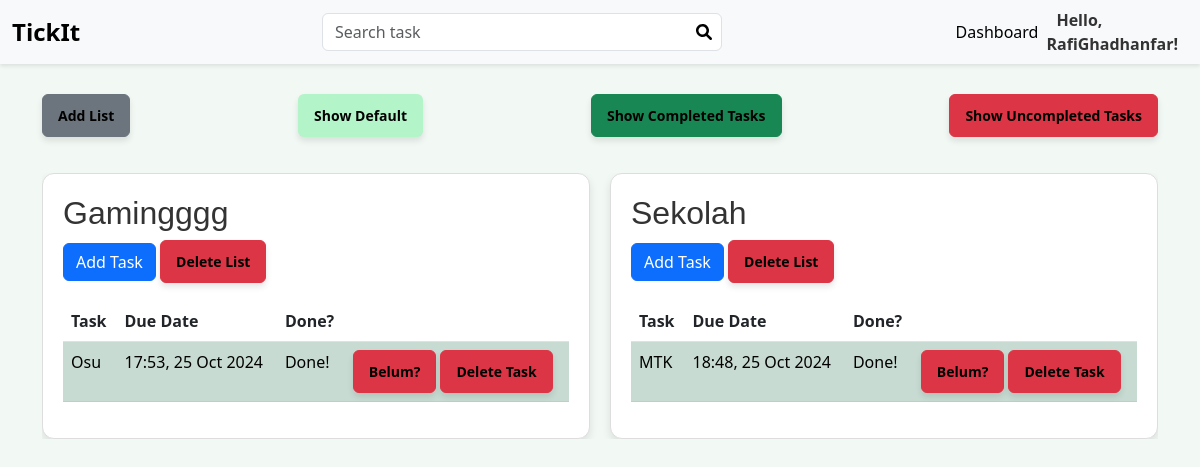
The app's page /public/dashboard.php?filter=completed (signed in) with its own data.
### tables this page shows
CREATE TABLE `items` (
  `item_id` int(10) UNSIGNED NOT NULL,
  `list_id` int(10) UNSIGNED NOT NULL,
  `description` varchar(100) NOT NULL,
  `due_date` timestamp NOT NULL DEFAULT current_timestamp() ON UPDATE current_timestamp(),
  `status` tinyint(1) DEFAULT 0,
  `created_at` timestamp NOT NULL DEFAULT current_timestamp()
);

### public/dashboard.php (the view, shortened to what this page needs)
<?php
require_once("../include/connection.php");
$user_id = $_SESSION['to-do-list-user_id'];
$pdo->exec("SET time_zone = '+07:00';");
if (isset($_GET['filter'])) {
    if ($_GET['filter'] == 'completed') {
        $filter = 1;
    } else if ($_GET['filter'] == 'uncompleted') {
        $filter = 0;
    }
    $stmt = $pdo->prepare("
                SELECT lists.list_id AS list_id, lists.title as list_title, items.item_id AS item_id, items.description, items.due_date, items.status
                FROM lists
                LEFT JOIN items ON lists.list_id = items.list_id
                WHERE lists.user_id = :user_id
                AND items.status = :status
                ORDER BY lists.list_id, items.due_date;
                ");
    $stmt->bindParam(':user_id', $user_id, PDO::PARAM_INT);
    $stmt->bindParam(':status', $filter, PDO::PARAM_INT);
    $stmt->execute();
}
$lists = [];
while ($row = $stmt->fetch(PDO::FETCH_ASSOC)) {
    $list_id = $row['list_id'];
    if (!isset($lists[$list_id])) {
        $lists[$list_id] = [
            'title' => $row['list_title'],
            'items' => []
        ];
    }
    if ($row['item_id']) {
        $lists[$list_id]['items'][] = [
            'item_id' => $row['item_id'],
            'description' => $row['description'],
            'due_date' => $row['due_date'],
            'status' => $row['status']
        ];
    }
}
?>
<!DOCTYPE html>
<html lang="en">
<head>
    <link href="https://cdn.jsdelivr.net/npm/bootstrap@5.3.0-alpha1/dist/css/bootstrap.min.css" rel="stylesheet">
    <link rel="stylesheet" href="https://cdn.jsdelivr.net/npm/sweetalert2@11/dist/sweetalert2.min.css">
    <link rel="stylesheet" href="https://cdnjs.cloudflare.com/ajax/libs/font-awesome/6.0.0-beta3/css/all.min.css">
</head>
<body>
    <nav class="navbar navbar-expand-lg">
        <div class="container-fluid">
            <a class="navbar-brand" href="#">TickIt</a>
            <div class="collapse navbar-collapse" id="navbarNav">
                <form method="GET" class="form-inline mx-auto">
                    <div class="search-bar">
                        <input type="text" id="search" name="search" class="form-control" placeholder="Search task">
                        <button type="submit" class="btn-search">
                            <i class="fas fa-search"></i>
                        </button>
                    </div>
                </form>
                <ul class="navbar-nav ms-auto">
                    <li class="nav-item">
                        <a class="nav-link active" href="dashboard.php">Dashboard</a>
                    </li>
                    <li class="nav-item">
                        <span class="navbar-text" id="profileButton">
                            Hello, <?= htmlspecialchars($_SESSION['to-do-list-username']); ?>!
                        </span>
                    </li>
                </ul>
            </div>
        </div>
    </nav>
    <div class="container">
        <div class="d-flex justify-content-between flex-wrap">
            <a href="../include/add_list.php" class="btn btn-secondary mb-3">Add List</a>
            <a href="dashboard.php" class="btn btn-cool mb-3">Show Default</a>
            <a href="dashboard.php?filter=completed" class="btn btn-success mb-3">Show Completed Tasks</a>
            <a href="dashboard.php?filter=uncompleted" class="btn btn-danger mb-3">Show Uncompleted Tasks</a>
        </div>
        <div class="display-wrapper table-responsive">
            <?php if (empty($lists)): ?>
                <p class="text-center">No tasks yet.</p>
            <?php else: ?>
                <?php foreach ($lists as $list_id => $list): ?>
                    <div class="table-wrapper">
                    <h2 data-title="<?= htmlspecialchars($list['title']); ?>" data-list-id="<?= htmlspecialchars($list_id); ?>">
                            <?= htmlspecialchars($list['title']); ?>
                        </h2>
                        <a href="../include/add_task.php?list_id=<?= $list_id ?>" class="btn btn-primary mb-2">Add Task</a>
                        <a href="#" class="btn btn-danger mb-2 delete-list">Delete List</a>
                        <table class="table table-striped">
                            <?php if (empty($list['items'])): ?>
                                <p>No tasks in this list.</p>
                            <?php else: ?>
                                <thead>
                                    <tr>
                                        <th>Task</th>
                                        <th>Due Date</th>
                                        <th>Done?</th>
                                        <th></th>
                                    </tr>
                                </thead>
                                <tbody>
                                    <?php foreach ($list['items'] as $item): ?>
                                        <tr class="<?php
                                            $current_time = new DateTime();
                                            $due_date = new DateTime($item['due_date']);
                                            if ($item['status'] == 0 && ($current_time > $due_date)) {
                                                echo 'table-danger';
                                            } else if ($item['status'] == 1) {
                                                echo 'table-success';
                                            }
                                        ?>"data-list-id="<?= htmlspecialchars($list_id); ?>"
                                            data-item-id="<?= htmlspecialchars($item['item_id']); ?>"
                                            data-item-description="<?= htmlspecialchars($item['description']); ?>"
                                            data-due-date="<?= $due_date->format('Y-m-d H:i:s') ?>"
                                            data-status="<?= $item['status'] ?>">
                                            <td><?= htmlspecialchars($item['description']); ?></td>
                                            <td><?= $due_date->format('H:i, d M Y'); ?></td>
                                            <td><?= $item['status'] == 0 ? 'Not yet' : 'Done!' ?></td>
                                            <td>
                                                <?php if ($item['status'] == 0): ?>
                                                    <a href="../include/done_task.php?item_id=<?= htmlspecialchars($item['item_id']) ?>&list_id=<?= htmlspecialchars($list_id) ?>" class="btn btn-success">Done?</a>
                                                <?php else: ?>
                                                    <a href="../include/undone_task.php?item_id=<?= htmlspecialchars($item['item_id']) ?>&list_id=<?= htmlspecialchars($list_id) ?>" class="btn btn-danger">Belum?</a>
                                                <?php endif; ?>
                                                <a href="#" class="btn btn-danger delete-task">Delete Task</a>
                                            </td>
                                        </tr>
                                    <?php endforeach; ?>
                                </tbody>
                            <?php endif; ?>
                        </table>
                    </div>
                <?php endforeach; ?>
            <?php endif; ?>
        </div>
    </div>
</body>
</html>

### public/dashboard.php (style rules this page uses)
body { background-color: #f2f9f5; margin: 0; padding: 0; }
h1, h2, h3 { font-family: 'Arial', sans-serif; color: #333; }
.navbar { background-color: #f8f9fa; box-shadow: 0 2px 4px rgba(0, 0, 0, 0.1); }
.navbar-brand { font-size: 24px; font-weight: bold; }
.navbar-nav { align-items: center; }
.navbar-text { text-decoration: none; color: #333; font-weight: bold; padding: 0 10px; cursor: pointer; }
.form-inline { display: flex; justify-content: center; width: 100%; }
.search-bar { position: relative; width: 100%; max-width: 400px; }
.search-bar input { width: 100%; padding-right: 40px; height: 38px; box-sizing: border-box; }
.search-bar .btn-search { position: absolute; right: 10px; top: 50%; transform: translateY(-50%); height: 38px; display: flex; justify-content: center; align-items: center; border: none; background: transparent; padding: 0; cursor: pointer; }
.btn-cool { background-color: #b3f4c8; color: black; font-weight: bold; box-shadow: 0 4px 6px rgba(0, 0, 0, 0.1); transition: all 0.3s ease; font-size: 14px; padding: 10px 15px; outline: none; }
.btn-success { color: black; font-weight: bold; box-shadow: 0 4px 6px rgba(0, 0, 0, 0.1); transition: all 0.3s ease; font-size: 14px; padding: 10px 15px; }
.btn-danger { color: black; font-weight: bold; box-shadow: 0 4px 6px rgba(0, 0, 0, 0.1); transition: all 0.3s ease; font-size: 14px; padding: 10px 15px; }
.btn-secondary { color: black; font-weight: bold; box-shadow: 0 4px 6px rgba(0, 0, 0, 0.1); transition: all 0.3s ease; font-size: 14px; padding: 10px 15px; }
table { width: 100%; margin-top: 20px; }
.display-wrapper { display: flex; flex-wrap: wrap; justify-content: space-between; gap: 20px; margin-top: 20px; }
.table-wrapper { background-color: white; padding: 20px; border-radius: 12px; box-shadow: 0 4px 8px rgba(0, 0, 0, 0.1); border: 1px solid #ddd; width: calc(50% - 10px); transition: transform 0.2s ease, box-shadow 0.2s ease; }
.table { margin-top: 10px; }
.container { margin-top: 30px; }

### records on screen
items: description "Osu", due_date "17:53, 25 Oct 2024", status "Done!"
items: title "Sekolah", description "MTK", due_date "18:48, 25 Oct 2024", status "Done!"

### other values on screen
$_SESSION['to-do-list-username'] "RafiGhadhanfar"
$list['title'] "Gamingggg"
